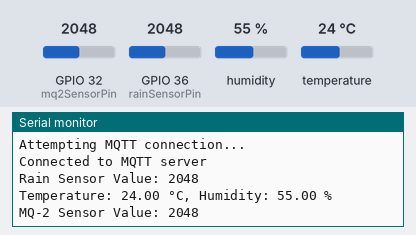
The sketch below on a simulated ESP32. On the bench: the last lines printed to the serial monitor. The inputs (shaded band) are chosen by the test bench; at power-on: humidity 55 %, GPIO 32 (mq2SensorPin) = 2048, GPIO 36 (rainSensorPin) = 2048, temperature 24 °C. WiFi joins after 1.5 s; servers stay silent unless stated; no MQTT or app messages arrive unless stated.

Above: at 2.7 s.
2.8 s: humidity set to 22 %
At 5.5 s:
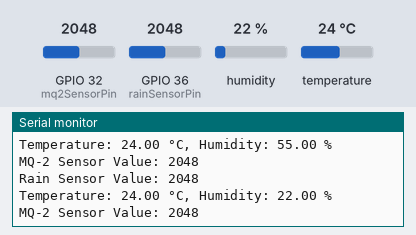
6.7 s: GPIO 32 (mq2SensorPin) set to 2866
At 8.9 s:
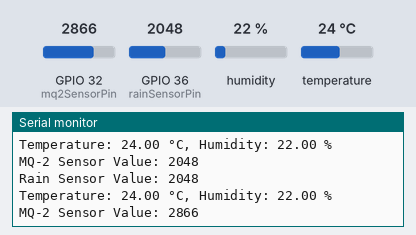
10.6 s: GPIO 36 (rainSensorPin) set to 2866
At 11.2 s:
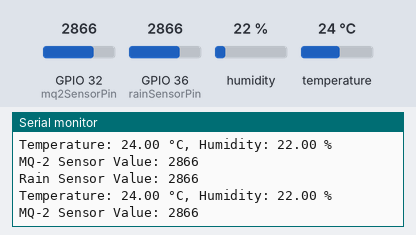
14.5 s: temperature set to 12 °C
At 18.0 s:
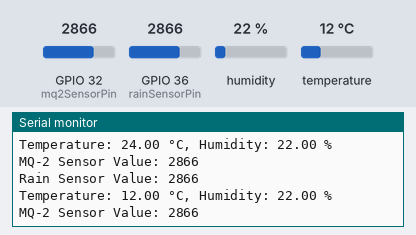
18.4 s: GPIO 32 (mq2SensorPin) set to 3972
At 20.2 s:
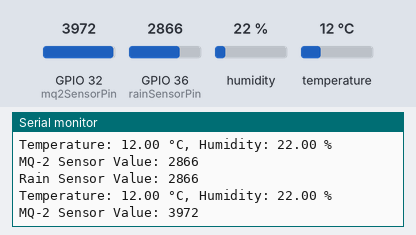
22.3 s: GPIO 36 (rainSensorPin) set to 3972
At 23.7 s:
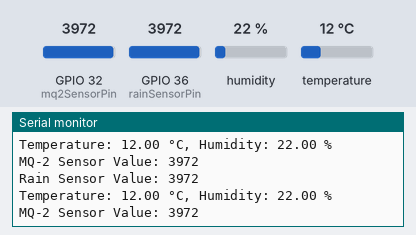
Timing chart, 0 to 25.3 s (numbered marks = the images above; inputs shaded):
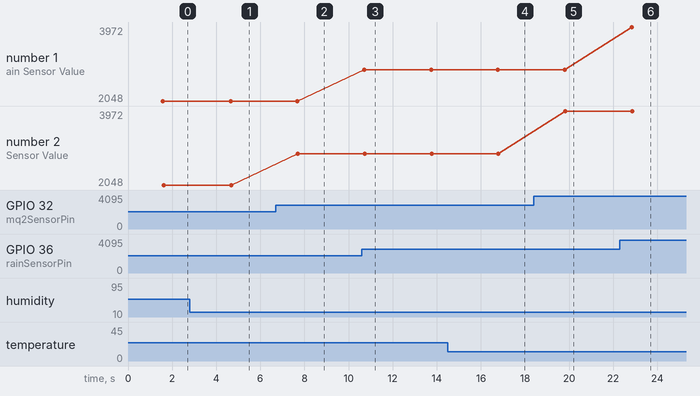

Measured:
- after the input at 2.8 s, the serial monitor: prints a new line after 1.9 s (image 1)
- after the input at 6.7 s, the serial monitor: prints a new line after 1.0 s (image 2)
- after the input at 10.6 s, the serial monitor: prints a new line after 0.11 s (image 3)
- after the input at 14.5 s, the serial monitor: prints a new line after 2.3 s (image 4)
- after the input at 18.4 s, the serial monitor: prints a new line after 1.4 s (image 5)
- after the input at 22.3 s, the serial monitor: prints a new line after 0.54 s (image 6)
- plotted number 2: 2048 → 2866 after the input at 6.7 s, 2866 → 3972 after the input at 18.4 s

The sketch:

sketch_read_sensor.ino
```cpp
#include <DHT.h> // DHT sensor library
#include <WiFi.h>
#include <PubSubClient.h>

// Define pin numbers for sensors
const int rainSensorPin = A0;   // Analog pin for rain sensor
const int mq2SensorPin = A4;    // Analog pin for MQ-2 sensor
const int dhtPin = 40;           // Digital pin for DHT sensor

const char *WIFI_SSID = "cs-mtg-room"; //your WiFi SSID
const char *WIFI_PASSWORD = "bilik703"; // your password
const char *MQTT_SERVER = "34.143.200.122"; // your VM instance public IP address
const int MQTT_PORT = 1883;
const char *MQTT_TOPIC = "iot"; // MQTT topic

// Define sensor objects
DHT dht(dhtPin, DHT11); // DHT11 sensor on digital pin 2

WiFiClient espClient;
PubSubClient client(espClient);

void setup_wifi()
{
 delay(10);
 Serial.println("Connecting to WiFi...");
 WiFi.begin(WIFI_SSID, WIFI_PASSWORD);
 while (WiFi.status() != WL_CONNECTED)
 {
 delay(500);
 Serial.print(".");
 }
 Serial.println("WiFi connected");
 Serial.println("IP address: ");
 Serial.println(WiFi.localIP());
}

void setup() {
  // Start serial communication
  Serial.begin(9600);

  // Initialize the DHT sensor
  dht.begin();

  setup_wifi();
  client.setServer(MQTT_SERVER, MQTT_PORT);
}

void reconnect()
{
 while (!client.connected())
  {
    Serial.println("Attempting MQTT connection...");
    if (client.connect("ESP32Client"))
    {
      Serial.println("Connected to MQTT server");
    }
    else
    {
      Serial.print("Failed, rc=");
      Serial.print(client.state());
      Serial.println(" Retrying in 5 seconds...");
      delay(5000);
    }
  }
}

void loop() {
  if (!client.connected())
  {
    reconnect();
  }
  client.loop();

  // Read and print rain sensor value
  int rainValue = analogRead(rainSensorPin);
  Serial.print("Rain Sensor Value: ");
  Serial.println(rainValue);

  // Read and print temperature and humidity from DHT11
  float temperature = dht.readTemperature();
  float humidity = dht.readHumidity();
  if (isnan(temperature) || isnan(humidity)) {
    Serial.println("Failed to read from DHT sensor!");
  } else {
    Serial.print("Temperature: ");
    Serial.print(temperature);
    Serial.print(" °C, Humidity: ");
    Serial.print(humidity);
    Serial.println(" %");
  }

  // Read and print MQ-2 sensor value (analog)
  int mq2Value = analogRead(mq2SensorPin);
  Serial.print("MQ-2 Sensor Value: ");
  Serial.println(mq2Value);


  char combinedPayload[100];
  snprintf(combinedPayload, sizeof(combinedPayload), "{\"temperature\": %.2f, \"humidity\": %.2f, \"mq2\": %d, \"rain\": %d}", temperature, humidity, mq2Value, rainValue);

  client.publish(MQTT_TOPIC, combinedPayload);


  // Add delay to avoid flooding the serial monitor
  delay(3000);
}
```
